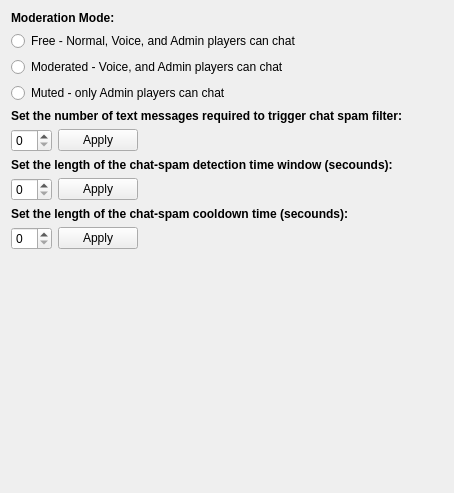
         <widget class="QWidget" name="tab">
          <attribute name="title">
           <string>Text Chat Moderation</string>
          </attribute>
          <layout class="QGridLayout" name="gridLayout_12">
           <item row="0" column="0">
            <layout class="QVBoxLayout" name="verticalLayout_2">
             <item>
              <widget class="QLabel" name="label_op_tcm_moderationmode_text">
               <property name="font">
                <font>
                 <weight>75</weight>
                 <bold>true</bold>
                </font>
               </property>
               <property name="text">
                <string>Moderation Mode:</string>
               </property>
              </widget>
             </item>
             <item>
              <widget class="QRadioButton" name="radioButton_op_tcm_free">
               <property name="text">
                <string>Free - Normal, Voice, and Admin players can chat</string>
               </property>
              </widget>
             </item>
             <item>
              <widget class="QRadioButton" name="radioButton_op_tcm_moderated">
               <property name="text">
                <string>Moderated - Voice, and Admin players can chat</string>
               </property>
              </widget>
             </item>
             <item>
              <widget class="QRadioButton" name="radioButton_op_tcm_muted">
               <property name="text">
                <string>Muted - only Admin players can chat</string>
               </property>
              </widget>
             </item>
             <item>
              <widget class="QLabel" name="label_op_tcm_spamtriggercount_text">
               <property name="font">
                <font>
                 <weight>75</weight>
                 <bold>true</bold>
                </font>
               </property>
               <property name="text">
                <string>Set the number of text messages required to trigger chat spam filter:</string>
               </property>
              </widget>
             </item>
             <item>
              <layout class="QHBoxLayout" name="horizontalLayout_8">
               <item>
                <widget class="QSpinBox" name="spinBox_op_tcm_spamtriggercount"/>
               </item>
               <item>
                <widget class="QPushButton" name="pushButton_so_tcm_spamtriggercount">
                 <property name="text">
                  <string>Apply</string>
                 </property>
                </widget>
               </item>
               <item>
                <spacer name="horizontalSpacer_15">
                 <property name="orientation">
                  <enum>Qt::Horizontal</enum>
                 </property>
                 <property name="sizeHint" stdset="0">
                  <size>
                   <width>40</width>
                   <height>20</height>
                  </size>
                 </property>
                </spacer>
               </item>
              </layout>
             </item>
             <item>
              <widget class="QLabel" name="label_so_tcm_spamdetectiontime_text">
               <property name="font">
                <font>
                 <weight>75</weight>
                 <bold>true</bold>
                </font>
               </property>
               <property name="text">
                <string>Set the length of the chat-spam detection time window (secounds):</string>
               </property>
              </widget>
             </item>
             <item>
              <layout class="QHBoxLayout" name="horizontalLayout_7">
               <item>
                <widget class="QSpinBox" name="spinBox_op_tcm_spamdetectiontime"/>
               </item>
               <item>
                <widget class="QPushButton" name="pushButton_so_tcm_spamdetectiontime">
                 <property name="text">
                  <string>Apply</string>
                 </property>
                </widget>
               </item>
               <item>
                <spacer name="horizontalSpacer_16">
                 <property name="orientation">
                  <enum>Qt::Horizontal</enum>
                 </property>
                 <property name="sizeHint" stdset="0">
                  <size>
                   <width>40</width>
                   <height>20</height>
                  </size>
                 </property>
                </spacer>
               </item>
              </layout>
             </item>
             <item>
              <widget class="QLabel" name="label_so_tcm_spamcooldowntime_text">
               <property name="font">
                <font>
                 <weight>75</weight>
                 <bold>true</bold>
                </font>
               </property>
               <property name="text">
                <string>Set the length of the chat-spam cooldown time (secounds):</string>
               </property>
              </widget>
             </item>
             <item>
              <layout class="QHBoxLayout" name="horizontalLayout_16">
               <item>
                <widget class="QSpinBox" name="spinBox_op_tcm_spamcooldowntime"/>
               </item>
               <item>
                <widget class="QPushButton" name="pushButton_so_tcm_spamcooldowntime">
                 <property name="text">
                  <string>Apply</string>
                 </property>
                </widget>
               </item>
               <item>
                <spacer name="horizontalSpacer_17">
                 <property name="orientation">
                  <enum>Qt::Horizontal</enum>
                 </property>
                 <property name="sizeHint" stdset="0">
                  <size>
                   <width>40</width>
                   <height>20</height>
                  </size>
                 </property>
                </spacer>
               </item>
              </layout>
             </item>
            </layout>
           </item>
           <item row="1" column="0">
            <spacer name="verticalSpacer_2">
             <property name="orientation">
              <enum>Qt::Vertical</enum>
             </property>
             <property name="sizeHint" stdset="0">
              <size>
               <width>391</width>
               <height>232</height>
              </size>
             </property>
            </spacer>
           </item>
           <item row="0" column="1" rowspan="2">
            <spacer name="horizontalSpacer_8">
             <property name="orientation">
              <enum>Qt::Horizontal</enum>
             </property>
             <property name="sizeHint" stdset="0">
              <size>
               <width>40</width>
               <height>20</height>
              </size>
             </property>
            </spacer>
           </item>
          </layout>
         </widget>
